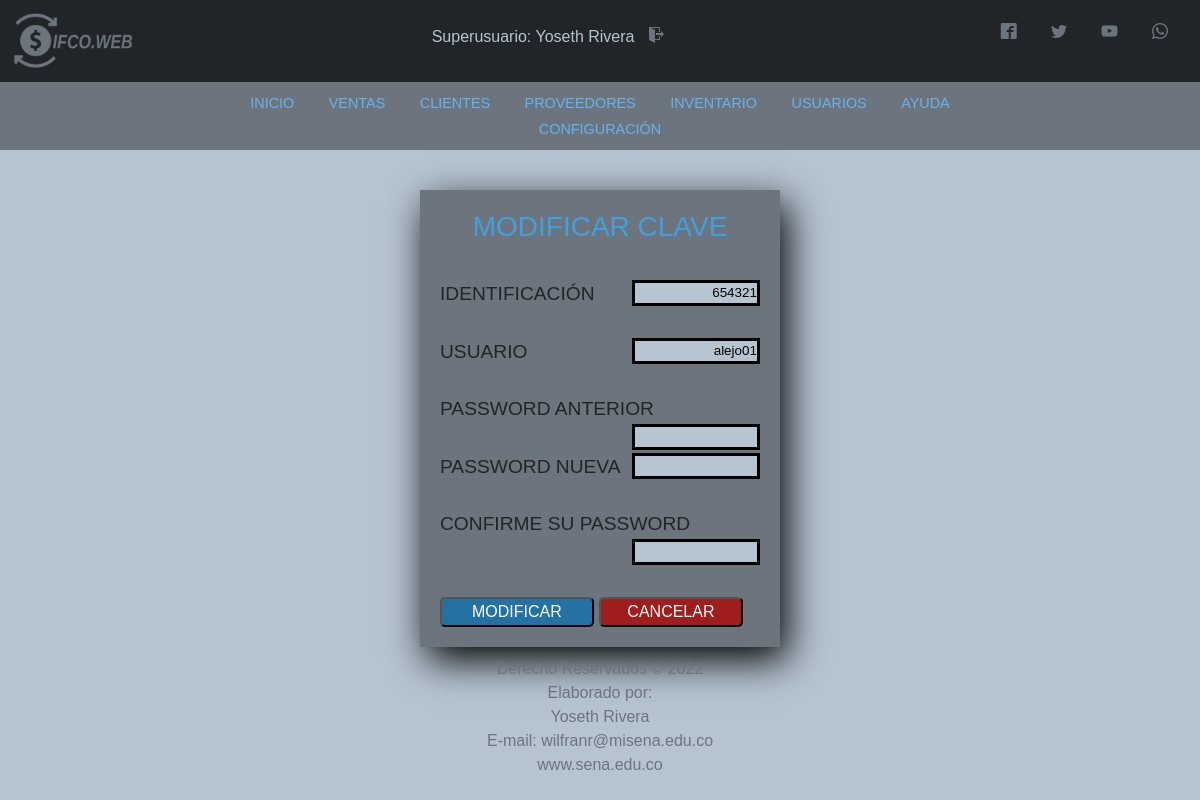
Page /Vista/html/mod_clave.php?usr=654321 (signed in) on the committed database.
### tables this page shows
CREATE TABLE `usuario` (
  `codUsuario` int(11) NOT NULL,
  `id` varchar(20) DEFAULT NULL,
  `tipoId` varchar(11) DEFAULT NULL,
  `nombre` varchar(50) DEFAULT NULL,
  `direccion` text NOT NULL,
  `telefono` varchar(20) NOT NULL,
  `correo` varchar(100) DEFAULT NULL,
  `usuario` varchar(15) DEFAULT NULL,
  `clave` varchar(100) DEFAULT NULL,
  `rol` varchar(20) DEFAULT NULL
);

### Vista/html/mod_clave.php (the view, shortened to what this page needs)
<?php
    include '../../includes/header.php';
    include '../../includes/nav.php';
    include '../../includes/script.php';
    $consult = Consult_user($_GET['usr']);
    function Consult_user($id){
    include '../../includes/conexion.php';
    $sentence = "SELECT * FROM usuario WHERE id = '".$id."'";
    $result = $conexion->query($sentence) or die ("Error al consultar: ".mysqli_error($conexion));
    $rows = $result->fetch_assoc();
    return[
        $rows['id'],
        $rows['nombre'],
        $rows['usuario'],
        $rows['clave'],
        $rows['rol'],
        $rows['tipoId'],
        $rows['direccion'],
        $rows['telefono'],
        $rows['correo']
    ];
}
?>
<!DOCTYPE html>
<html lang="es">
<head>
    <link rel="stylesheet" href="estilos.css">
    <link rel="stylesheet" href="font.css">
</head>
<body>
    <div class="agregar-usuario" id="modificar-usuario">
        <form action="../../Controlador/edit_pass.php" class="inventario" method="POST">
            <h3>MODIFICAR CLAVE</h3><br>
            <label for="id">IDENTIFICACIÓN</label>
            <input class="control-usuario" name="id" value="<?php echo $consult[0]?>" type="text" required readonly><br><br>
            <label for="consulta-codigo">USUARIO</label>
            <input class="control-usuario" name="user" value="<?php echo $consult[2]?>" type="text" required readonly><br><br>
            <label for="consulta-palabra">PASSWORD ANTERIOR</label>
            <input class="control-usuario" value="" name="pass-old" type="password" ><br><br>
            <label for="consulta-palabra">PASSWORD NUEVA</label>
            <input class="control-usuario" value="" name="pass" type="password" ><br><br>
            <label for="consulta-palabra">CONFIRME SU PASSWORD</label>
            <input class="control-usuario" value="" name="pass2" type="password" ><br><br><br>
            <input class="boton-consultar" type="submit" value="MODIFICAR">
            <a href="..//html/usuarios.php"><input class="boton-cancelar" type="button" value="CANCELAR"></a>
         </form>
    </div>
</body>
<?php include '../../includes/footer.php';?>
</html>

### includes/header.php (shortened to what this page needs)
<?php
include 'conexion.php';
$id = $_SESSION['id'];
$sentence = "SELECT nombre, rol, codUsuario FROM usuario WHERE id = '" . $id . "' ";
$result = $conexion->query($sentence);
$row = $result->fetch_assoc();
?>
<!DOCTYPE html>
<html lang="es">
<head>
    <link rel="stylesheet" href="../css/estilos.css">
    <link rel="stylesheet" href="../../font.css">
</head>
<body>
    <nav class="navbar navbar-dark bg-dark">
        <div class="container-fluid">
            <a class="navbar-brand" href="panel_principal.php"><img src="../img/LOGO_gris.png" alt="logo" width="130px"></a>
            <h4 id="user">
                <?php
                echo utf8_decode($row['rol']);
                echo ": ";
                echo utf8_decode($row['nombre']);
                ?>
                <a href="../../Controlador/exit.php" class="icon-salir icon-exit"></a>
            </h4>
            <div class="redes">
                <ul>
                    <li>
                        <a href="https://es-es.facebook.com/" class="icon icon-facebook2" target="blank"></a>
                        <a href="https://twitter.com/" class="icon icon-twitter" target="blank"></a>
                        <a href="https://www.youtube.com/" class="icon icon-youtube" target="blank"></a>
                        <a href="https://www.whatsapp.com" class="icon icon-whatsapp" target="blank"></a>
                    </li>
                </ul>
            </div>
        </div>
    </nav>
</body>
</html>

### Vista/css/estilos.css (style rules this page uses)
* { margin: 0; padding: 0; }
body { background-color: #b6c4d1 !important; font-family: Zona Pro, Sans-Serif; }
#user { color: #b6c4d1; font-size: medium; }
.icon { color: #6c757d; text-decoration: none; padding: 10px; margin-right: 10px; }
.icon-salir { color: #6c757d; text-decoration: none; padding: 10px; margin-right: 10px; }
.boton-cancelar { width: 45%; height: 30px; background-color: rgb(161, 28, 28); border-radius: 5px; color: white; font-size: 16px; cursor: pointer; }
.boton-consultar { width: 48%; height: 30px; background-color: #2471A3; border-radius: 5px; color: white; font: bold; font-size: 16px; cursor: pointer; }
.control-usuario { background: #b6c4d1; border: black solid 3px; font-size: 0.7em; text-align: right; width: 40%; color: black; float: right; }
.agregar-usuario { width: 30%; font-size: 1.2rem; margin-top: 40px; margin-left: 35%; padding: 20px; box-shadow: 7px 13px 37px #000; float: left; background: #6c757d; display: block; }
.inventario h3 { text-align: center; color: #43a0df; }

### rows in the picture
usuario: rol "Superusuario", nombre "Yoseth Rivera"
usuario: id "654321", user "alejo01"
